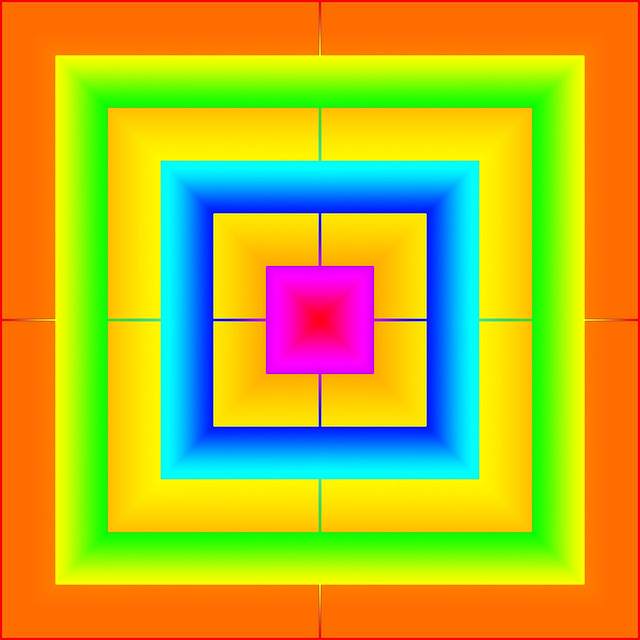
#> input picture in/heh.jpg, 640 x 640 px, found by its file name
$ python Sobel_polar.py   (older library calls are emulated)
#> lines starting #> are read from the running program, lines starting #| are printed output that depends on the picture
# -*- coding: utf-8 -*-
"""
Created by Dr.D.Antony Louis Piriyakumar

For 18AI742 Computer vision course

Sobel + polar
"""

#importing the opencv module
import cv2
import numpy as np
import matplotlib.pyplot as plt

img_in_dir = "/home/akugyo/Documents/GitHub/cv/in/"
img_out_dir ="/home/akugyo/Documents/GitHub/cv/out/"

img_in_fileName = "heh.jpg"
img_out_fileName = "O_Usain_Bolt1.jpg"

# img_in_fileName = "Chair1.jpg"
# img_out_fileName = "Chair1.jpg"

fu_img_in_fileName = img_in_dir + img_in_fileName
fu_img_out_fileName = img_out_dir + img_out_fileName

# using imread('path') and 0 denotes read as  grayscale image
in_img = cv2.imread(fu_img_in_fileName,1)
#> in_img is the input picture: shape (640, 640, 3); mean B, G, R 41.9, 178, 190.6

 # Converting image to grayscale
gray= cv2.cvtColor(in_img,cv2.COLOR_BGR2GRAY)
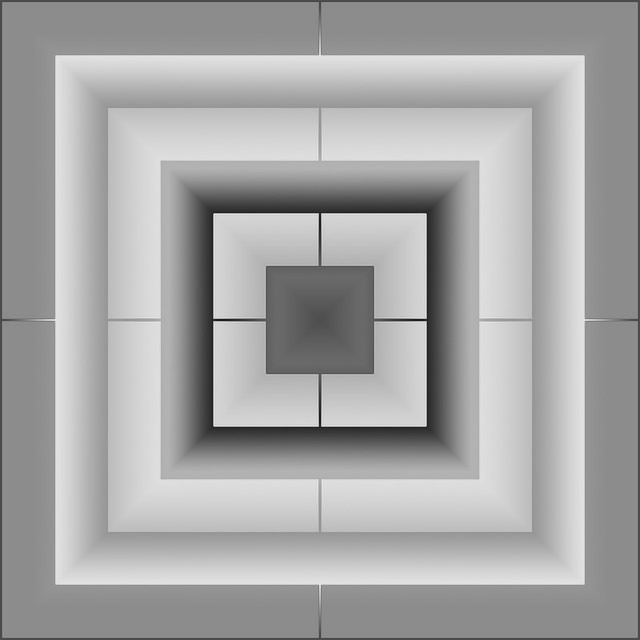
#> gray: shape (640, 640); min 27, max 231, mean 166.2

img = np.float32(in_img) / 255.0

# Calculate gradient
gx = cv2.Sobel(img, cv2.CV_32F, 1, 0, ksize=1)
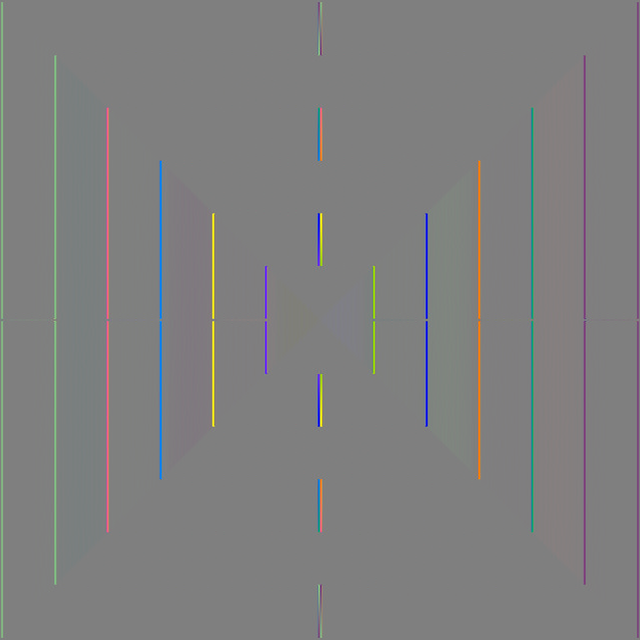
#> gx: shape (640, 640, 3) float32; mean B, G, R -1.44e-07, -2.89e-08, 1.05e-07; drawn with min black and max white
gy = cv2.Sobel(img, cv2.CV_32F, 0, 1, ksize=1)
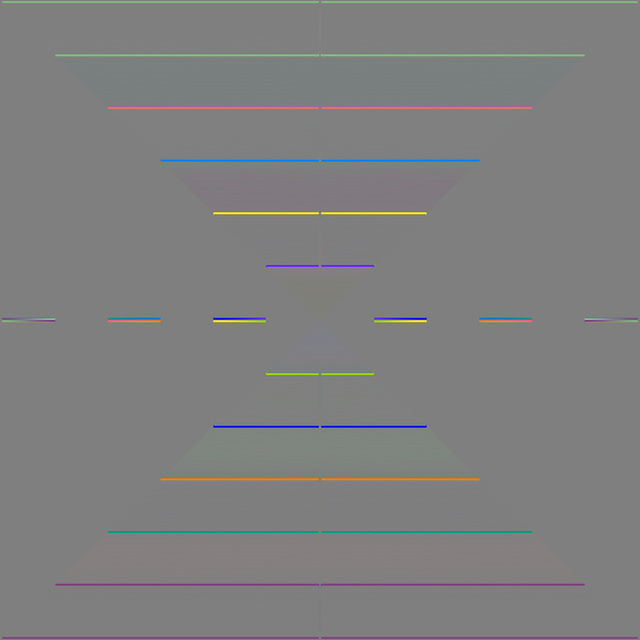
#> gy: shape (640, 640, 3) float32; mean B, G, R -2.06e-07, -6.9e-08, -6.6e-08; drawn with min black and max white

# Python Calculate gradient magnitude and direction ( in degrees )
mag, angle = cv2.cartToPolar(gx, gy, angleInDegrees=True)
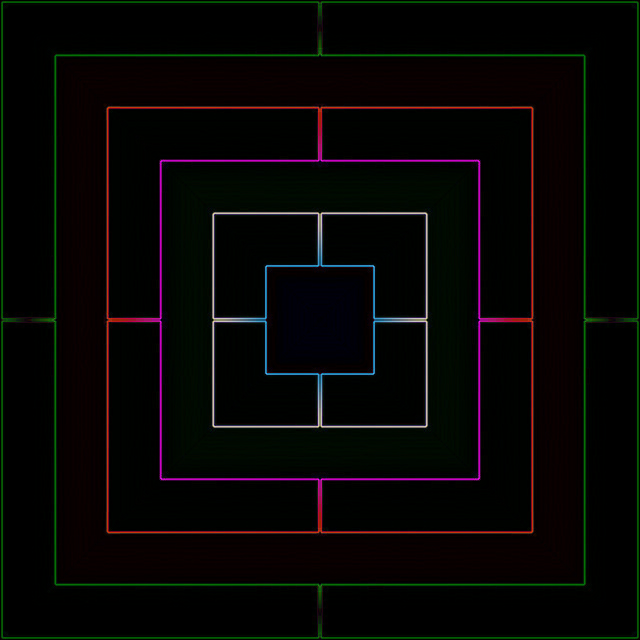
#> mag: shape (640, 640, 3) float32; mean B, G, R 0.0215, 0.0303, 0.034; drawn with min black and max white
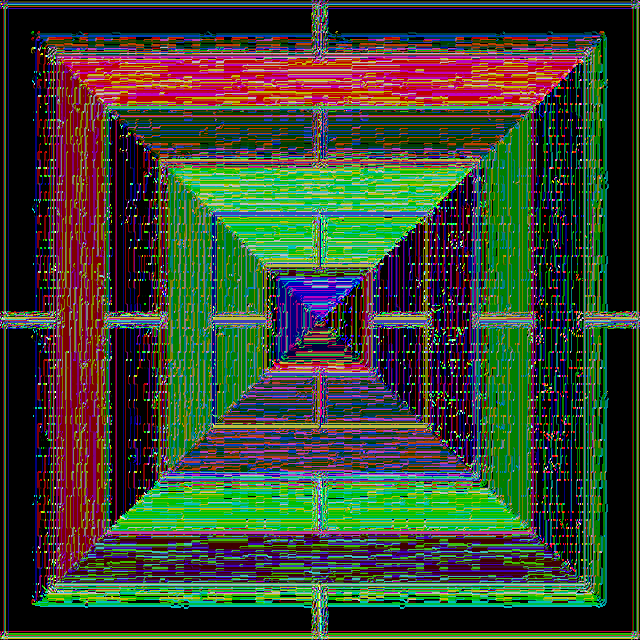
#> angle: shape (640, 640, 3) float32; mean B, G, R 71.7, 98.1, 83.4; drawn with min black and max white


disp_in_img_name = "Input Image"
#This is using for display the image
plt.imshow(in_img)
plt.show()

disp_out_img_name = "Output Image X"
#This is using for display the image
plt.imshow(gx)
plt.show()
#> figure, not shown here; B, G, R data is drawn as R, G, B

disp_out_img_name = "Output Image Y"
#This is using for display the image
plt.imshow(gy)
plt.show()
#> figure, not shown here; B, G, R data is drawn as R, G, B

disp_out_img_name = "Output Image Mag"
#This is using for display the image
plt.imshow(mag)
plt.show()
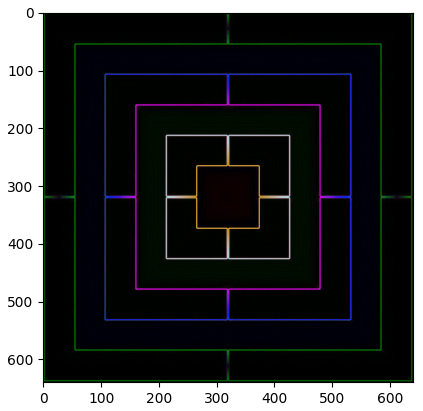
#> figure drawn by matplotlib, 1 panel; B, G, R data is drawn as R, G, B

disp_out_img_name = "Output Image Angle"
#This is using for display the image
plt.imshow(angle)
plt.show()
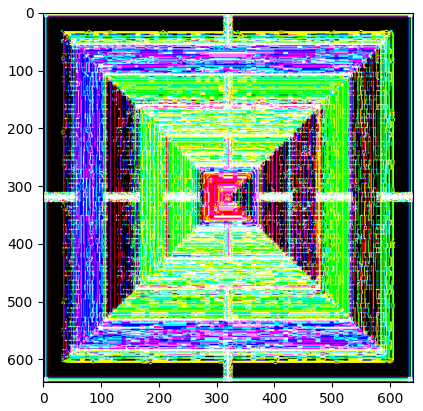
#> figure drawn by matplotlib, 1 panel; B, G, R data is drawn as R, G, B


cv2.waitKey(3) # This is necessary to be required so that the image doesn't close immediately.
#It will run continuously until the key press.
# cv2.destroyAllWindows()
